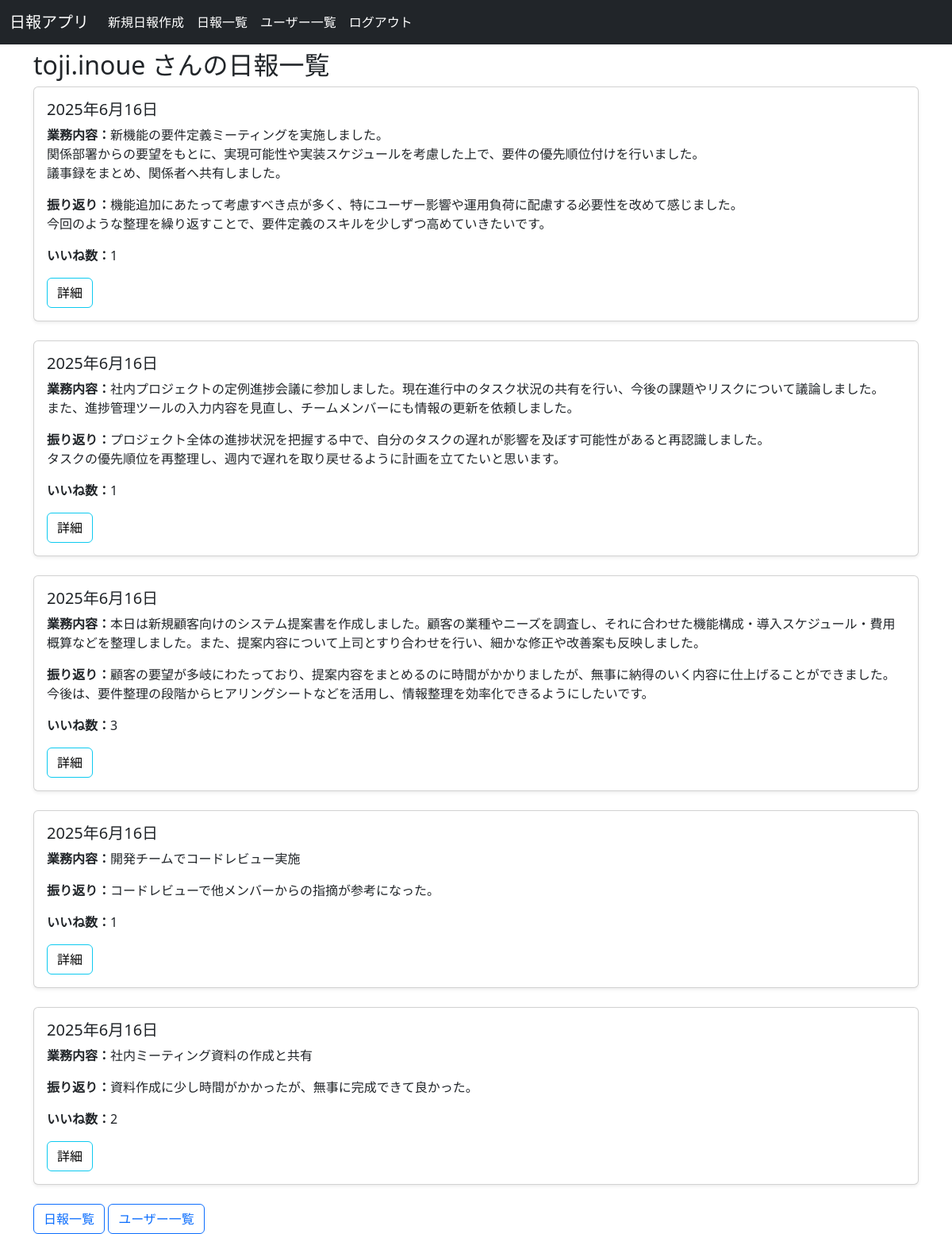
The app's page /reportapp/userReport/2/ (signed in) with its own data.
### reportapp/models.py (models this page shows, shortened)
class Report(models.Model):
    data = models.DateField(default=timezone.now)
    author = models.ForeignKey(User, on_delete=models.CASCADE, null=True)
    content = models.TextField(blank=False)
    comment = models.TextField(blank=False)
    created_at = models.DateTimeField(auto_now_add=True)
    updated_at = models.DateTimeField(auto_now=True)
    likes = models.ManyToManyField(User, related_name='liked_reports', blank=True)

### reportapp/views.py (the view)
# urls.py: path('userReport/<int:pk>/', views.UserReportList.as_view(), name='user_report_list'),
class UserReportList(LoginRequiredMixin, ListView):
    model = Report
    template_name = 'reportapp/user_report_list.html'
    def get_queryset(self):
        user = get_object_or_404(User, pk=self.kwargs['pk'])
        return Report.objects.filter(author=user).order_by('-created_at')
    def get_context_data(self, **kwargs):
        context = super().get_context_data(**kwargs)
        context["user_obj"] = get_object_or_404(User, pk=self.kwargs['pk'])
        return context

### reportapp/templates/reportapp/user_report_list.html
{% extends 'base.html' %}
{% block content %}
<h2 style="padding-top: 15px;">{{ user_obj.username }} さんの日報一覧</h2>
<div class="row">
    {% for report in report_list %}
    <div class="col-md-12 mb-4">
        <div class="card shadow-sm">
            <div class="card-body">
                <h5 class="card-title">{{ report.data }}</h5>
                <p><strong>業務内容：</strong>{{ report.content|linebreaksbr }}</p>
                <p><strong>振り返り：</strong>{{ report.comment|linebreaksbr }}</p>
                <p><strong>いいね数：</strong>{{ report.likes.count }}</p>
                <a href="{% url 'reportapp:report_detail' report.pk %}" class="btn btn-outline-info text-black">詳細</a>
            </div>
        </div>
    </div>
    {% endfor %}
</div>
<a href="{% url 'reportapp:report_list' %}" class="btn btn-outline-primary">日報一覧</a>
<a href="{% url 'reportapp:user_list' %}" class="btn btn-outline-primary">ユーザー一覧</a>
{% endblock %}

### records on screen
Report: data "2025年6月16日", content "新機能の要件定義ミーティングを実施しました。 関係部署からの要望をもとに、実現可能性や実装スケジュールを考慮した上で、要件の優先順位付けを行いました。 議事録をまとめ、関係者へ共有しました。", comment "機能追加にあたって考慮すべき点が多く、特にユーザー影響や運用負荷に配慮する必要性を改めて感じました。 今回のような整理を繰り返すことで、要件定義のスキルを少しずつ高めていきたいです。", likes.count "1"
Report: data "2025年6月16日", content "社内プロジェクトの定例進捗会議に参加しました。現在進行中のタスク状況の共有を行い、今後の課題やリスクについて議論しました。 また、進捗管理ツールの入力内容を見直し、チームメンバーにも情報の更新を依頼しました。", comment "プロジェクト全体の進捗状況を把握する中で、自分のタスクの遅れが影響を及ぼす可能性があると再認識しました。 タスクの優先順位を再整理し、週内で遅れを取り戻せるように計画を立てたいと思います。", likes.count "1"
Report: data "2025年6月16日", content "本日は新規顧客向けのシステム提案書を作成しました。顧客の業種やニーズを調査し、それに合わせた機能構成・導入スケジュール・費用概算などを整理しました。また、提案内容について上司とすり合わせを行い、細かな修正や改善案も反映しました。", comment "顧客の要望が多岐にわたっており、提案内容をまとめるのに時間がかかりましたが、無事に納得のいく内容に仕上げることができました。今後は、要件整理の段階からヒアリングシートなどを活用し、情報整理を効率化できるようにしたいです。", likes.count "3"
Report: data "2025年6月16日", content "開発チームでコードレビュー実施", comment "コードレビューで他メンバーからの指摘が参考になった。", likes.count "1"
Report: data "2025年6月16日", content "社内ミーティング資料の作成と共有", comment "資料作成に少し時間がかかったが、無事に完成できて良かった。", likes.count "2"

### other values on screen
{{ user_obj.username }} "toji.inoue"
